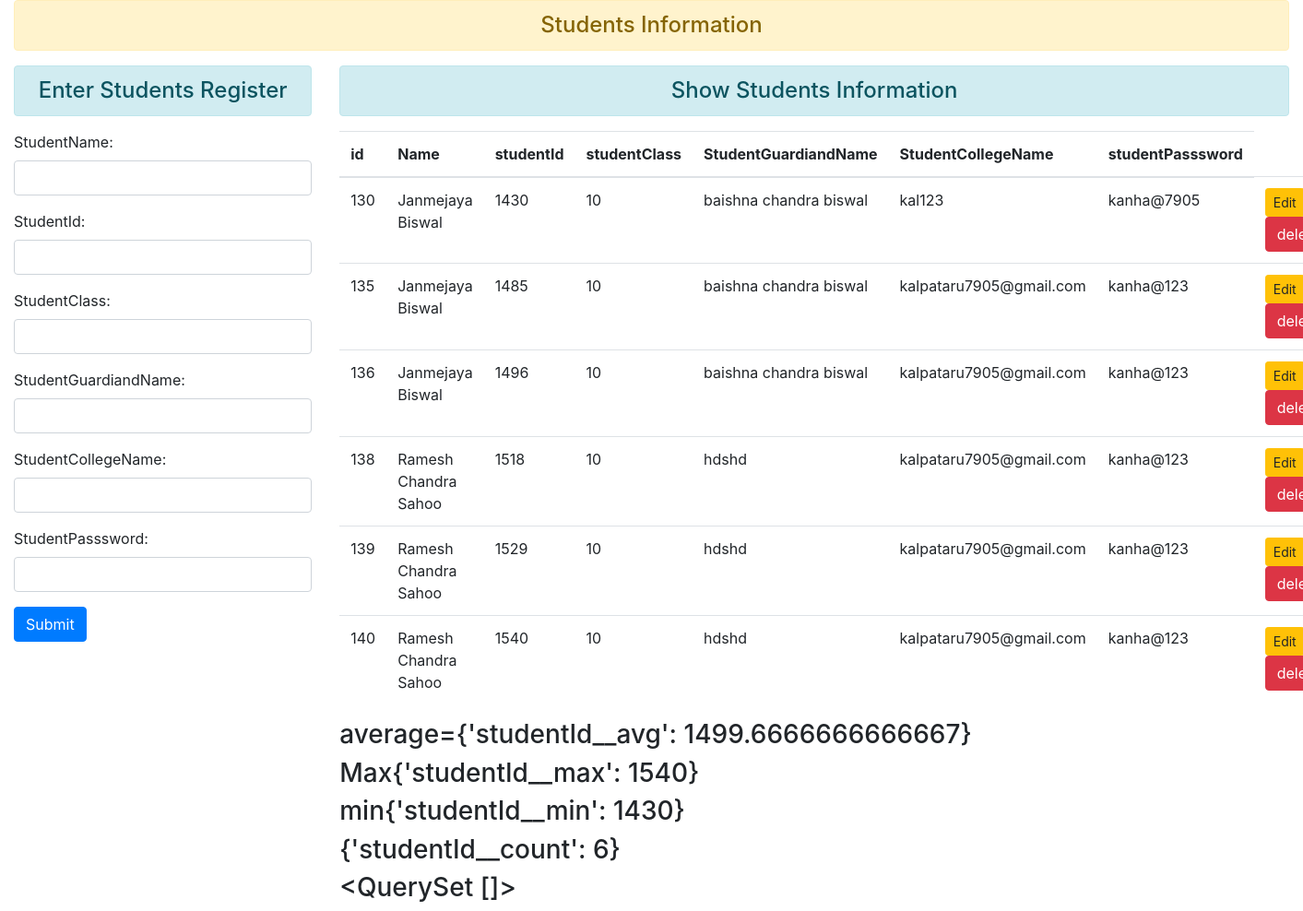
Screenshot of /add/ with the database file from the repository.
### verapp/models.py (models this page shows)
class StudebtRegistration(models.Model):
    studentName=models.CharField(max_length=100)
    studentId=models.IntegerField()
    studentClass=models.IntegerField()
    StudentGuardiandName=models.CharField(max_length=100)
    StudentCollegeName=models.CharField(max_length=100)
    studentPasssword=models.CharField(max_length=100)

### verapp/views.py (the view)
# urls.py: path('add/',views.student_view),
def student_view(request):
    if(request.method=='POST'):
        form=StudentRegistration(request.POST)
        if(form.is_valid()):
            fm=form.cleaned_data['studentName']
            fm2=form.cleaned_data['studentId']
            fm3=form.cleaned_data['studentClass']
            fm4=form.cleaned_data['StudentGuardiandName']
            fm5=form.cleaned_data['StudentCollegeName']
            fm6=form.cleaned_data['studentPasssword']
            reg=StudebtRegistration(studentName=fm,studentId=fm2,studentClass=fm3,StudentGuardiandName=fm4,StudentCollegeName=fm5,studentPasssword=fm6)
            reg.save()
            messages.info(request,'info')
            messages.success(request,'susscess')
            messages.warning(request,'WARNING: ')
            messages.error(request,'error')
    else:
        form=StudentRegistration()
    stu=StudebtRegistration.objects.all()
    average=stu.aggregate(Avg('studentId'))#aggregate functions
    max=stu.aggregate(Max('studentId'))#aggregate functions#aggregate functions#aggregate functions
    min=stu.aggregate(Min('studentId'))#aggregate functions#aggregate functions
    su1m=stu.aggregate(Sum('studentId'))#aggregate functions
    count=stu.aggregate(Count('studentId'))#aggregate functions
    gg=StudebtRegistration.objects.filter(studentId=F('studentClass'))#filter
    gg1=StudebtRegistration.objects.order_by('-studentName')#desc
    gg5=StudebtRegistration.objects.order_by('studentName').reverse()[:5]
    gg5=StudebtRegistration.objects.values('studentId','studentName')
    return render(request,'adddndshow.html',{'forms':form,'students':stu,'average':average,'max':max,'min':min,'count':count,'gg':gg,'#gg1':gg5})

### verapp/forms.py
class StudentRegistration(forms.ModelForm):
    class Meta:
        model=StudebtRegistration
        fields=['studentName',
        'studentId',
        'studentClass',
        'StudentGuardiandName',
        'StudentCollegeName',
        'studentPasssword']
        widgets={
        'studentName':forms.TextInput(attrs={'class':'form-control'}),
        'studentId':forms.TextInput(attrs={'class':'form-control'}),
        'studentClass':forms.TextInput(attrs={'class':'form-control'}),
        'StudentGuardiandName':forms.TextInput(attrs={'class':'form-control'}),
        'StudentCollegeName':forms.TextInput(attrs={'class':'form-control'}),
        'studentPasssword':forms.PasswordInput(render_value=True,attrs={'class':'form-control'}),
        }

### templates/adddndshow.html (shortened to what this page needs)
{% extends 'base.html' %}
{% block content %}
<h4 class="alert alert-warning text-center">Students Information</h4>
<div class="row">
  <div class="col-sm-3">
    <h4 class="alert alert-info text-center">Enter Students Register</h4>
    <form  action="" method="post">
    {{forms.as_p}}
    <input type="submit" class="btn btn-primary" name=submit>
    </form>
  </div>
  <div class="col-sm-9">
    <h4 class="alert alert-info text-center">Show Students Information</h4>
{% if students %}
    <table class="table">
    <thead>
      <tr>
        <th>id</th>
        <th scope="col">Name</th>
        <th scope="col">studentId</th>
        <th scope="col">studentClass</th>
        <th scope="col">StudentGuardiandName</th>
        <th scope="col">StudentCollegeName</th>
        <th scope="col">studentPasssword</th>
      </tr>
    </thead>
    <tbody>
      {% for st in students %}
      <tr>
        <td>{{st.id}}</td>
        <td>{{st.studentName}}</td>
        <td>{{st.studentId}}</td>
        <td>{{st.studentClass}}</td>
        <td>{{st.StudentGuardiandName}}</td>
        <td>{{st.StudentCollegeName}}</td>
        <td>{{st.studentPasssword}}</td>
        <td>
          <a href="{% url 'update_' st.id %}" class="btn-sm btn btn-warning">Edit</a>
          <form  action="{% url 'delete_' st.id %}" method="post">
            <input type="submit"  value="delete" class="btn btn-danger">{% csrf_token %}
          </form>
        </td>
      </tr>
  {% endfor %}
    </tbody>
  </table>
  {% else %}
<h4>no records</h4>
{% endif %}
    <h3>average={{average}}</h3>
    <h3>Max{{max}}</h3>
    <h3>min{{min}}</h3>
    <h3>{{count}}</h3>
    <h3>{{gg}}</h3>
</div>
</div>
    {% endblock content %}

### rows the page displays
StudebtRegistration: id "130", studentName "Janmejaya Biswal", studentId "1430", studentClass "10", StudentGuardiandName "baishna chandra biswal", StudentCollegeName "kal123", studentPasssword "kanha@7905"
StudebtRegistration: id "135", studentName "Janmejaya Biswal", studentId "1485", studentClass "10", StudentGuardiandName "baishna chandra biswal", StudentCollegeName "kalpataru7905@gmail.com", studentPasssword "kanha@123"
StudebtRegistration: id "136", studentName "Janmejaya Biswal", studentId "1496", studentClass "10", StudentGuardiandName "baishna chandra biswal", StudentCollegeName "kalpataru7905@gmail.com", studentPasssword "kanha@123"
StudebtRegistration: id "138", studentName "Ramesh Chandra Sahoo", studentId "1518", studentClass "10", StudentGuardiandName "hdshd", StudentCollegeName "kalpataru7905@gmail.com", studentPasssword "kanha@123"
StudebtRegistration: id "139", studentName "Ramesh Chandra Sahoo", studentId "1529", studentClass "10", StudentGuardiandName "hdshd", StudentCollegeName "kalpataru7905@gmail.com", studentPasssword "kanha@123"
StudebtRegistration: id "140", studentName "Ramesh Chandra Sahoo", studentId "1540", studentClass "10", StudentGuardiandName "hdshd", StudentCollegeName "kalpataru7905@gmail.com", studentPasssword "kanha@123"

### other values shown
{{ average }} "{'studentId__avg': 1499.6666666666667}"
{{ max }} "{'studentId__max': 1540}"
{{ min }} "{'studentId__min': 1430}"
{{ count }} "{'studentId__count': 6}"
{{ gg }} "<QuerySet []>"
